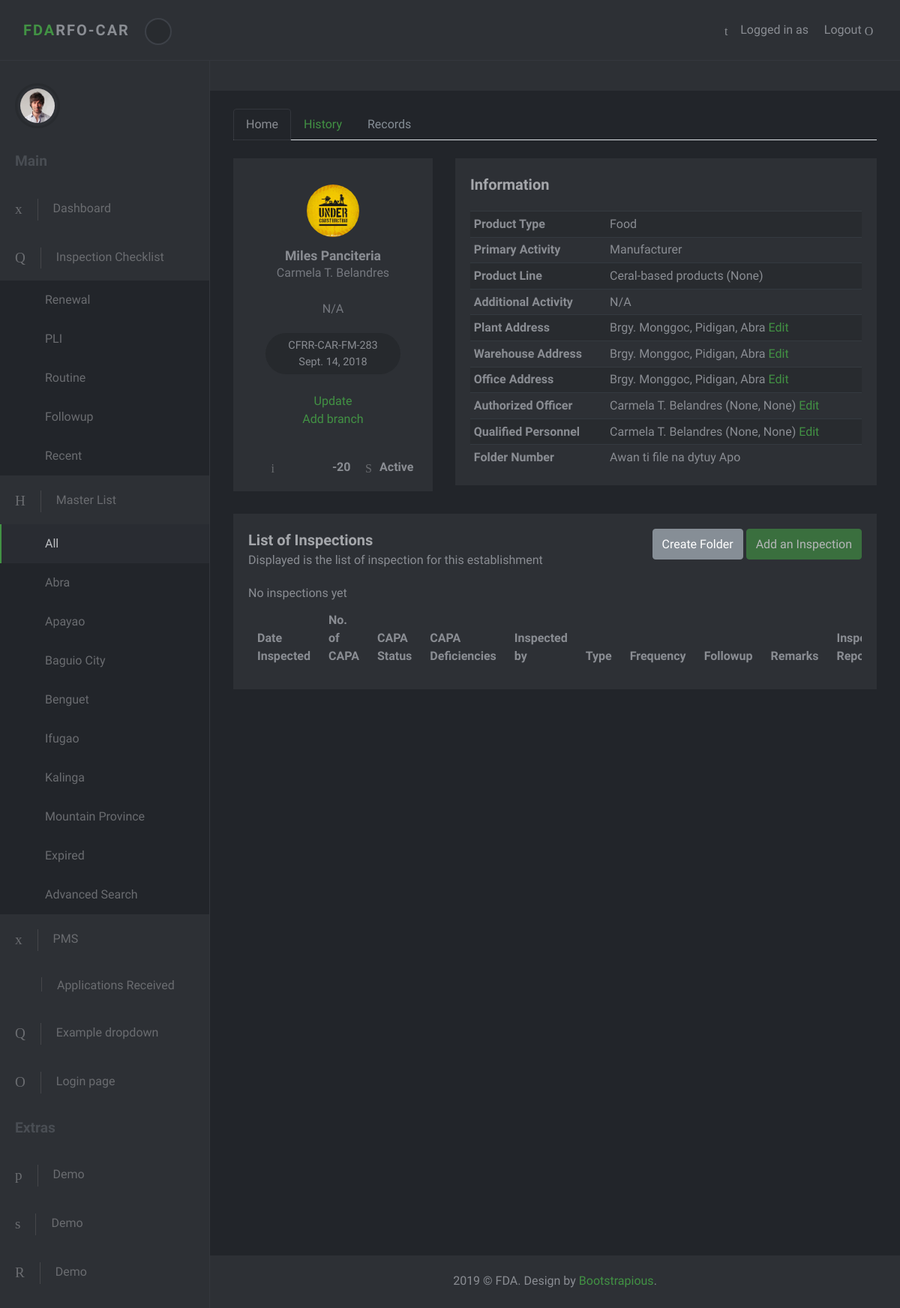
The page /masterlist/1/ on the database its author committed.
### masterlist/models.py (models this page shows, shortened)
class Establishment(models.Model):
    date_modified = models.DateTimeField('date modified', default=timezone.now)
    modified_by = models.ForeignKey(settings.AUTH_USER_MODEL, null=True, blank=True, on_delete=models.DO_NOTHING)
    name = models.CharField(max_length=60)
    product_type = models.ForeignKey(ProductType, on_delete=models.CASCADE)
    center = models.CharField(max_length=6, choices=constants.CENTERS, default="CDRR")
    primary_activity = models.ForeignKey(PrimaryActivity, on_delete=models.CASCADE)
    specific_activity = models.ManyToManyField(SpecificActivity)
    plant_address = models.OneToOneField(PlantAddress, on_delete=models.SET_NULL, null=True)
    office_address = models.OneToOneField(OfficeAddress, on_delete=models.SET_NULL, null=True)
    authorized_officer = models.OneToOneField(AuthorizedOfficer, on_delete=models.SET_NULL, null=True)
    status = models.CharField(max_length=8, choices=constants.EST_STATUS, null=True, default="Active")
    expiredlist = mymanagers.ExpiredListManager()
    inactivelist = mymanagers.InactiveListManager()
    objects = models.Manager()
    class Meta:
        ordering = ['-date_modified']

class Person(models.Model):
    first_name = models.CharField(max_length=250)
    last_name = models.CharField(max_length=250)
    middle_initial = models.CharField(max_length=3)
    email = models.EmailField(max_length=250, blank=True, null=True)
    mobile = models.CharField(max_length=11, null=True, blank=True)
    def full_name(self):
        return self.first_name + " " + self.middle_initial + ". " + self.last_name

class SpecificActivity(models.Model):
    name = models.CharField(max_length=150)

class Lto(models.Model):
    type_of_application = models.CharField(max_length=20, choices=constants.APPLICATIONS)
    establishment = models.ForeignKey(Establishment, on_delete=models.CASCADE, null=True, related_name='ltos')
    issuance = models.DateField(null=True, blank=True, verbose_name='Date Issued', help_text='Format: YYYY/MM/DD')
    lto_number = models.CharField(max_length=255)
    expiry = models.DateField('expiry date', help_text='Format: YYYY/MM/DD')
    def get_duration(self):
        start_date = datetime.now().date()
        end_date = self.expiry
        difference = relativedelta.relativedelta(end_date, start_date)
        month = difference.years * 12 + difference.months
        return month
    class Meta:
        ordering = ['-expiry']
        get_latest_by = 'expiry'

class ProductType(models.Model):
    name = models.CharField(max_length=50)
    def __str__(self):
        return self.name

class PrimaryActivity(models.Model):
    name = models.CharField(max_length=150)
    def __str__(self):
        return self.name

class EstProductLine(models.Model):
    establishment = models.ForeignKey(Establishment, on_delete=models.CASCADE, related_name='product_lines')
    product_line = models.ForeignKey(ProductLine, on_delete=models.CASCADE)
    remarks = models.CharField(max_length=100, null=True, blank=True, verbose_name='Product Remarks')

class ProductLine(models.Model):
    name = models.CharField(max_length=150)
    product_type = models.ForeignKey(ProductType, on_delete=models.SET_NULL, null=True)

class EstAdditionalActivity(models.Model):
    establishment = models.ForeignKey(Establishment, on_delete=models.CASCADE, related_name='additional_activities')
    additional_activity = models.ForeignKey(AdditionalActivity, on_delete=models.CASCADE)

class AdditionalActivity(models.Model):
    name = models.CharField(max_length=150)

class Address(models.Model):
    address = models.CharField(max_length=250)
    region = models.ForeignKey(Region, on_delete=models.CASCADE)
    province = models.ForeignKey(Province, on_delete=models.CASCADE)
    municipality_or_city = models.ForeignKey(CityOrMunicipality, on_delete=models.CASCADE)
    def full_address(self):
        return self.address + ', ' + self.municipality_or_city.name + ', ' + self.province.name

class CityOrMunicipality(models.Model):
    name = models.CharField(max_length=30)
    description = models.CharField(max_length=50, null=True, blank=True)
    province = models.ForeignKey(Province, on_delete=models.CASCADE)

class Province(models.Model):
    name = models.CharField(max_length=30)
    region = models.ForeignKey(Region, on_delete=models.SET_NULL, null=True)

class WarehouseAddress(Address):
    establishment = models.ForeignKey(Establishment, on_delete=models.SET_NULL, null=True, related_name='warehouses')
    pass

class QualifiedPerson(Person):
    establishment = models.ForeignKey(Establishment, on_delete=models.SET_NULL, null=True)
    designation = models.ForeignKey(QualifiedPersonDesignation, on_delete=models.CASCADE)
    def __str__(self):
        return self.full_name()

### masterlist/views.py (the view)
# urls.py: path('<int:id>/', EstablishmentDetailView.as_view(), name='est-detail'),
class EstablishmentDetailView(DetailView):
    template_name = 'masterlist/establishment-detail/establishment-detail.html'
    context_object_name = 'establishment'
    def get_object(self):
        est_id =self.kwargs.get("id")
        return get_object_or_404(Establishment, id=est_id)
    def get_context_data(self, **kwargs):
        context = super().get_context_data(**kwargs)
        curr_est = Establishment.objects.get(pk=self.kwargs.get('id'))
        context['alllist_active'] = "active"
        inspections = ''
        try:
            curr_est.record # Check if establishment has a record
        except:
            pass
        else:
            inspections = curr_est.record.inspections.all()
        context['masterlist_active'] = "active"
        context['inspections'] = inspections
        return context

### masterlist/templates/masterlist/establishment-detail/establishment-detail.html (shortened to what this page needs)
{% extends 'base-site.html' %}
{% block content %}
<section class="no-padding-top">
    <div class="container-fluid">
        <nav>
            <div class="nav nav-tabs" id="nav-tab" role="tablist">
                <a class="nav-item nav-link active" id="nav-home-tab" data-toggle="tab" href="#nav-home" role="tab" aria-controls="nav-home" aria-selected="true">Home</a>
                <a class="nav-item nav-link" id="nav-profile-tab" data-toggle="tab" href="#nav-profile" role="tab" aria-controls="nav-profile" aria-selected="false">History</a>
                <a class="nav-item nav-link disabled" id="nav-contact-tab" data-toggle="tab" href="#nav-contact" role="tab" aria-controls="nav-contact" aria-selected="false">Records</a>
            </div>
        </nav> <br>
        <div class="tab-content" id="nav-tabContent">
            <div class="tab-pane fade show active" id="nav-home" role="tabpanel" aria-labelledby="nav-home-tab">
                <div class="row">
                    <div class="col-lg-4">
                        <div class="user-block block text-center">
                            <div class="avatar">
                                <img src="/static/masterlist/img/under_construction_logo.jpg" alt="..." class="img-fluid">
                            </div>
                            <a href="#" class="user-title">
                                <h3 class="h5">{{establishment.name}}</h3>
                                <span>{{establishment.authorized_officer.full_name}}</span> <br />
                                <br />
                                {% for spec_act in establishment.specific_activity.all %}
                                <span>{{spec_act.name}}</span><br>
                                {% endfor %}
                            </a>
                            <div class="contributions">{{establishment.ltos.first.lto_number}} <br> {{establishment.ltos.first.expiry}}</div> <br><br/>
                            <a href="{% url 'admin:masterlist_establishment_change' establishment.id %}" target="_blank">Update</a><br/>
                            <a href="#">Add branch</a>
                            <div class="details d-flex">
                                <div class="item" data-toggle="tooltip" title="Number of Inspections"><i class="icon-info"></i><strong>{{establishment.record.inspections.all.count}}</strong></div>
                                <div class="item" data-toggle="tooltip" title="Month/s before expiration"><i class="fa fa-gg"></i><strong>{{establishment.ltos.latest.get_duration}}</strong></div>
                                <div class="item" data-toggle="tooltip" title="Status"><i class="icon-flow-branch"></i><strong>{{establishment.status}}</strong></div>
                            </div>
                        </div>
                    </div>
                    <div class="col-lg-8">
                        <div class="user-block block text-center">
                            <div class="title text-left">
                                <strong>Information</strong>
                            </div>
                            <div class="table-responsive">
                                <table class="table table-striped table-sm">
                                    <tbody>
                                        <tr>
                                            <th scope="row" class="text-left">Product Type</th>
                                            <td class="text-left">{{establishment.product_type}}</td>
                                        </tr>
                                        <tr>
                                            <th scope="row" class="text-left">Primary Activity</th>
                                            <td class="text-left">{{establishment.primary_activity}}</td>
                                        </tr>
                                        <tr>
                                            <th scope="row" class="text-left">Product Line</th>
                                            <td class="text-left">
                                                {% for product_line in  establishment.product_lines.all %}
                                                {% if forloop.last %}
                                                    {{product_line.product_line.name}} ({{product_line.remarks}})
                                                {% else %}
                                                    {{product_line.product_line.name}} ({{product_line.remarks}}),
                                                {% endif %}
                                                {% endfor %}
                                            </td>
                                        </tr>
                                        <tr>
                                            <th scope="row" class="text-left">Additional Activity</th>
                                            <td class="text-left">
                                                {% for additional_activity in  establishment.additional_activities.all %}
                                                {% if forloop.last %}
                                                    {{additional_activity.additional_activity.name}}
                                                {% else %}
                                                    {{additional_activity.additional_activity.name}},
                                                {% endif %}
                                                {% endfor %}
                                            </td>
                                        </tr>
                                        <tr>
                                            <th scope="row" class="text-left">Plant Address</th>
                                            <td class="text-left">{{establishment.plant_address.full_address}} <a href="{% url 'admin:masterlist_establishment_change' establishment.id %}#tabs-3" target="_blank">Edit</a></td>
                                        </tr>
                                        <tr>
                                            <th scope="row" class="text-left">Warehouse Address</th>
                                            <td class="text-left">
                                                {% for warehouse in establishment.warehouses.all %}
                                                {{warehouse.full_address}} <a href="{% url 'admin:masterlist_establishment_change' establishment.id %}#tabs-3" target="_blank">Edit</a><br/>
                                                {% endfor %}
                                            </td>
                                        </tr>
                                        <tr>
                                            <th scope="row" class="text-left">Office Address</th>
                                            <td class="text-left">{{establishment.office_address.full_address}} <a href="{% url 'admin:masterlist_establishment_change' establishment.id %}#tabs-3" target="_blank">Edit</a></td>
                                        </tr>
                                        <tr>
                                            <th scope="row" class="text-left">Authorized Officer</th>
                                            <td class="text-left">
                                                {{establishment.authorized_officer.full_name}} ({{establishment.authorized_officer.email}}, {{establishment.authorized_officer.mobile}})
                                                 <a href="{% url 'admin:masterlist_establishment_change' establishment.id %}#tabs-4" target="_blank">Edit</a>
                                            </td>
                                        </tr>
                                        <tr>
                                            <th scope="row" class="text-left">Qualified Personnel</th>
                                            {% if establishment.qualifiedperson_set.all %}
                                            {% for qualified_person in establishment.qualifiedperson_set.all %}
                                            <td class="text-left">
                                                {{qualified_person}} ({{qualified_person.email}}, {{qualified_person.mobile}})
                                                <a href="{% url 'admin:masterlist_establishment_change' establishment.id %}#tabs-4" target="_blank">Edit</a>
                                            </td>
                                            {% endfor %}
                                            {% else %}
                                            <td class="text-left">None</td>
                                            {% endif %}
                                        </tr>
                                        <tr>
                                            <th scope="row" class="text-left">Folder Number</th>
                                            {% if establishment.record %}
                                            <td class="text-left">{{establishment.record.folder_id}}</td>
                                            {% else %}
                                            <td class="text-left">Awan ti file na dytuy Apo</td>
                                            {% endif %}
                                        </tr>
                                    </tbody>
                                </table>
                            </div>
                        </div>
                    </div>
                </div>
                {% include 'masterlist/establishment-detail/inspection.html' %}
            </div>
        </div>
    </div>
</section>
{% endblock %}

### rows shown on the page
Establishment: name "Miles Panciteria", authorized_officer.full_name "Carmela T. Belandres", ltos.first.lto_number "CFRR-CAR-FM-283", ltos.first.expiry "Sept. 14, 2018", ltos.latest.get_duration "-20", status "Active", product_type "Food", primary_activity "Manufacturer", plant_address.full_address "Brgy. Monggoc, Pidigan, Abra", office_address.full_address "Brgy. Monggoc, Pidigan, Abra", authorized_officer.email "None", authorized_officer.mobile "None"
SpecificActivity: name "N/A"
EstProductLine: product_line.name "Ceral-based products", remarks "None"
EstAdditionalActivity: additional_activity.name "N/A"
WarehouseAddress: full_address "Brgy. Monggoc, Pidigan, Abra"
QualifiedPerson: last_name "Carmela T. Belandres", email "None", mobile "None"
